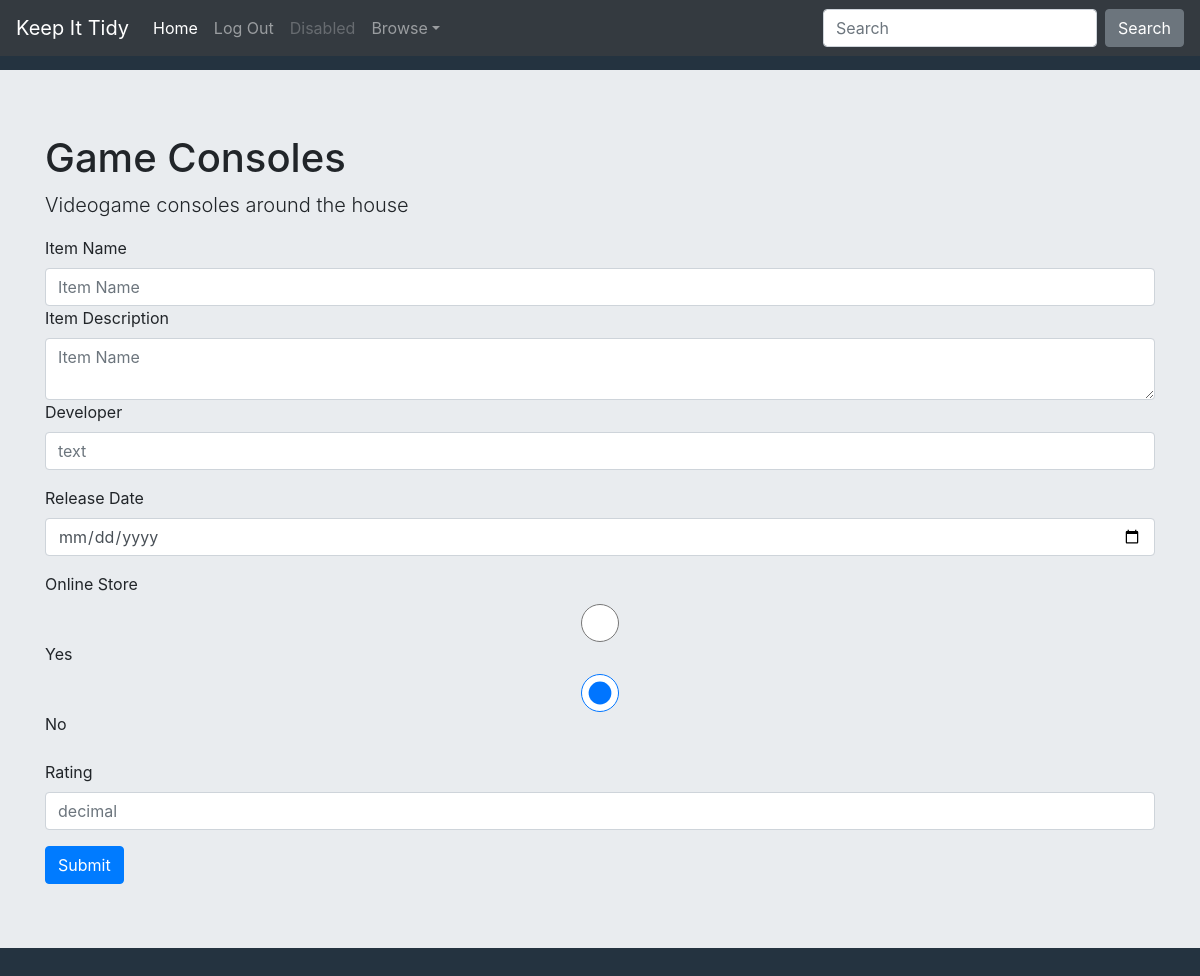
/add_item/5 (signed in), run on the app's committed database.
### KeepItTidy/models.py (models this page shows, shortened)
class Collection(models.Model):
	user = models.ForeignKey(User, on_delete=models.CASCADE, related_name="collection")
	name = models.CharField(max_length=200)
	description = models.CharField(max_length=200)

class FieldNameTypePair(models.Model):
	dictionary = models.ForeignKey(FieldDict, on_delete=models.CASCADE, related_name="name_type_pair")
	field_name = models.CharField(max_length=200)
	field_type = models.CharField(max_length=200)

### KeepItTidy/views.py (the view)
# urls.py: path("add_item/<int:collection_id>", views.add_item, name="add_item"),
@login_required
def add_item(request, collection_id):
	current_user = request.user
	collection = Collection.objects.get(id=collection_id)
	field_dict = FieldDict.objects.get(collection=collection)
	fields = FieldNameTypePair.objects.filter(dictionary=field_dict)
	if request.method == "POST":
		item_name = request.POST["itemName"]
		if request.POST["itemDescription"]:
			item = Item(name=item_name, description=request.POST["itemDescription"], user=current_user, collection=collection)
		else:
			item = Item(name=item_name, user=current_user, collection=collection)
		item.save()
		posts = request.POST.items()
		for key, value in posts:
			field_name = key.split(" / ")[0]
			field_type = key.split(" / ")[-1]
			if field_type == "text":
				field_obj = TextField(name=field_name, collection=collection, item=item, text=value)
				field_obj.save()
			elif field_type == "boolean":
				print(value)
				if value == "true":
					field_obj = BooleanField(name=field_name, collection=collection, item=item, boolean=True)
				elif value == "false":
					field_obj = BooleanField(name=field_name, collection=collection, item=item, boolean=False)
				field_obj.save()
			elif field_type == "date":
				field_obj = DateField(name=field_name, collection=collection, item=item, date=datetime.strptime(value, "%Y-%m-%d"))
				field_obj.save()
			elif field_type == "number":
				field_obj = NumberField(name=field_name, collection=collection, item=item, number=int(value))
				field_obj.save()
			elif field_type == "decimal":
				field_obj = DecimalField(name=field_name, collection=collection, item=item, decimal=float(value))
				field_obj.save()
		return render(request, 'keepittidy/add_item.html', {
			"user": current_user,
			"collection": collection,
			"fields": fields
			})
	else:
		return render(request, 'keepittidy/add_item.html', {
			"user": current_user,
			"collection": collection,
			"fields": fields
			})

### KeepItTidy/templates/keepittidy/add_item.html (shortened to what this page needs)
{% extends "keepittidy/layout.html" %}
{% load static %}
{% block body %}
<div id="collection" class="jumbotron jumbotron-fluid">
	<div class="container">
		<h1 class="display-5">{{ collection.name }}</h1>
		<p class="lead">{{ collection.description }}</p>
	</div>
	<div class="container">
		<form action="{% url 'add_item' collection.id %}" method="post">
			<label for=itemName>Item Name</label>
			<input type="text" class="form-control itemName" name="itemName" placeholder="Item Name" required="">
			<label for=itemDescription>Item Description</label>
			<textarea class="form-control itemDescription" name="itemDescription" placeholder="Item Name"></textarea>
			{% for field in fields %}
		    <div class="form-group">
		        <label for="{{field.field_name}}">{{field.field_name}}</label>
		        {% if field.field_type == "text" %}
		        	<input type="text" class="form-control {{field.field_type}}" name="{{field.field_name}} / {{field.field_type}}" placeholder={{field.field_type}}>
		        {% elif field.field_type == "boolean" %}
		        	<input type="radio" class="form-control {{field.field_type}}" id="{{field.field_name}} yes" value="true" name="{{field.field_name}} / {{field.field_type}}">
		        	<label for="{{field.field_name}} yes">Yes</label>
		        	<input type="radio" class="form-control {{field.field_type}}" id="{{field.field_name}} no" value="false" name="{{field.field_name}} / {{field.field_type}}" checked>
		        	<label for="{{field.field_name}} yes">No</label>
		        {% elif field.field_type == "date" %}
		        	<input type="date" class="form-control {{field.field_type}}" name="{{field.field_name}} / {{field.field_type}}" placeholder={{field.field_type}}>
		        {% elif field.field_type == "number" %}
		        	<input type="number" step="any" class="form-control {{field.field_type}}" name="{{field.field_name}} / {{field.field_type}}" placeholder={{field.field_type}}>
		        {% elif field.field_type == "decimal" %}
		        	<input type="number" step=".01" class="form-control {{field.field_type}}" name="{{field.field_name}} / {{field.field_type}}" placeholder={{field.field_type}}>
		        {% endif %}
		    </div>
		    {% endfor %}
		    <button type="submit" class="btn btn-primary">Submit</button>
		</form>
	</div>
</div>
{% endblock %}

### KeepItTidy/templates/keepittidy/layout.html (shortened to what this page needs)
{% load static %}
<!DOCTYPE html>
<html lang="en">
	<head>
		<link rel="stylesheet" href="https://cdn.jsdelivr.net/npm/bootstrap@4.6.0/dist/css/bootstrap.min.css">
		<link href="{% static 'KeepItTidy/styles.css' %}" rel="stylesheet">
	</head>
	<body>
		<nav class="navbar navbar-expand-md navbar-dark bg-dark fixed-top">
		  <a class="navbar-brand" href="#">Keep It Tidy</a>
		  {% if user.is_authenticated %}
		  <div class="navbar-collapse collapse" id="navbarsExampleDefault" style="">
		    <ul class="navbar-nav mr-auto">
		      <li class="nav-item active">
		        <a class="nav-link" href="{% url 'index' %}">Home<span class="sr-only">(current)</span></a>
		      </li>
		      <li class="nav-item">
		        <a class="nav-link" href="{% url 'logout' %}">Log Out</a>
		      </li>
		      <li class="nav-item">
		        <a class="nav-link disabled" href="#" tabindex="-1" aria-disabled="true">Disabled</a>
		      </li>
		      <li class="nav-item dropdown">
		        <a class="nav-link dropdown-toggle" href="#" id="dropdown01" data-toggle="dropdown" aria-haspopup="true" aria-expanded="false">Browse</a>
		      </li>
		    </ul>
		    <form class="form-inline my-2 my-lg-0">
		      <input class="form-control mr-sm-2" type="text" placeholder="Search" aria-label="Search">
		      <button class="btn btn-secondary my-2 my-sm-0" type="submit">Search</button>
		    </form>
		  </div>
		  {% endif %}
		</nav>
	{% block body %}
	{% endblock %}
	</body>
</html>

### KeepItTidy/static/KeepItTidy/styles.css (style rules this page uses)
body { background-color: #243340; padding-top: 70px; }

### data on the page
Collection: name "Game Consoles", description "Videogame consoles around the house"
FieldNameTypePair: field_name "Developer", field_type "text"
FieldNameTypePair: field_name "Release Date"
FieldNameTypePair: field_name "Online Store"
FieldNameTypePair: field_name "Rating", field_type "decimal"
